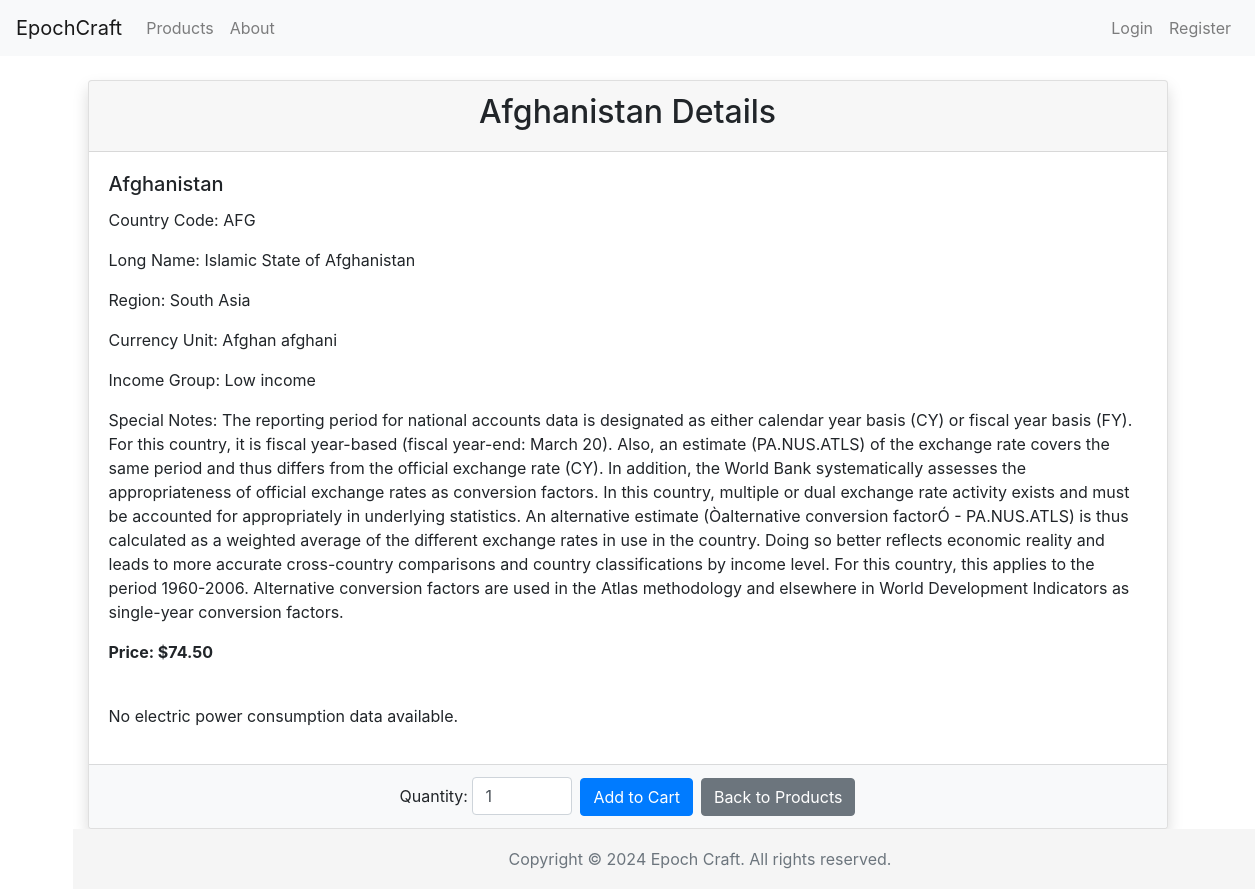
Screenshot of /products/1334/ with the database file from the repository.
### cc_shop/models.py (models this page shows, shortened)
class Product(models.Model):
    country = models.ForeignKey(Country, on_delete=models.CASCADE, related_name='products')
    description = models.TextField()
    price = models.DecimalField(max_digits=10, decimal_places=2)
    type = models.CharField(max_length=50)   # Types could be like "Carbon Offset", "Renewable Energy Credit", etc

class Country(models.Model):
    country_code = models.CharField(max_length=3, primary_key=True)
    country_name = models.CharField(max_length=100)

class CountryMetadata(models.Model):
    country = models.OneToOneField(Country, on_delete=models.CASCADE, primary_key=True, related_name='metadata')
    long_name = models.CharField(max_length=100)
    region = models.CharField(max_length=50, null=True, blank=True)
    currency_unit = models.CharField(max_length=50, null=True, blank=True)
    income_group = models.CharField(max_length=50, null=True, blank=True)
    special_notes = models.TextField(null=True, blank=True)

### cc_shop/views.py (the view)
# urls.py: path('products/<str:product_id>/', views.product_detail, name='product_detail'),
def product_detail(request, product_id):
    product = get_object_or_404(Product, id=product_id)
    electric_consumptions = ElectricConsumption.objects.filter(country=product.country).order_by('year')
    years = [ec.year for ec in electric_consumptions]
    data = [ec.consumption for ec in electric_consumptions]
    context = {
        'product': product,
        'years': years,
        'electric_data': data,
    }
    return render(request, 'product_detail.html', context)

### cc_shop/templates/product_detail.html (shortened to what this page needs)
{% extends "base.html" %}
{% block content %}
<div class="container mt-4">
    <div class="card mb-4 shadow">
        <div class="card-header text-center">
            <h2>{{ product.country.country_name }} Details</h2>
        </div>
        <div class="card-body">
            <h5 class="card-title">{{ product.country.country_name }}</h5>
            <p class="card-text">Country Code: {{ product.country.country_code }}</p>
            <p class="card-text">Long Name: {{ product.country.metadata.long_name }}</p>
            <p class="card-text">Region: {{ product.country.metadata.region }}</p>
            <p class="card-text">Currency Unit: {{ product.country.metadata.currency_unit }}</p>
            <p class="card-text">Income Group: {{ product.country.metadata.income_group }}</p>
            <p class="card-text">Special Notes: {{ product.country.metadata.special_notes }}</p>
            <p class="card-text"><strong>Price: ${{ product.price }}</strong></p>
        </div>
        {% if electric_data %}
        <div class="card-body">
            <h4 class="text-center mb-3">Electric Power Consumption from 1994 to 2014 (kWh per Capita)</h4>
            <canvas id="electricConsumptionChart"></canvas>
        </div>
        <script src="https://cdn.jsdelivr.net/npm/chart.js"></script>
        <script>
            document.addEventListener('DOMContentLoaded', function () {
                var ctx = document.getElementById('electricConsumptionChart').getContext('2d');
                var electricConsumptionChart = new Chart(ctx, {
                    type: 'line',
                    data: {
                        labels: {{ years|safe }},
                        datasets: [{
                            label: 'Electric Power Consumption (kWh per Capita, Yearly)',
                            data: {{ electric_data|safe }},
                            backgroundColor: 'rgba(54, 162, 235, 0.2)',
                            borderColor: 'rgba(54, 162, 235, 1)',
                            borderWidth: 1
                        }]
                    },
                    options: {
                        responsive: true,
                        maintainAspectRatio: true,
                        scales: {
                            y: {
                                title: {
                                    display: true,
                                    text: 'Electric Power Consumption (kWh per Capita)',
                                    font: {
                                        size: 14,
                                        weight: 'bold'
                                    },
                                    padding: 5
                                },
                                beginAtZero: true
                            },
                            x: {
                                title: {
                                    display: true,
                                    text: 'Year',
                                    font: {
                                        size: 14
                                    }
                                }
                            }
                        }
                    }
                });
            });
        </script>
        {% else %}
        <div class="card-body">
            <p>No electric power consumption data available.</p>
        </div>
        {% endif %}
        <div class="card-footer text-center bg-light">
            <form action="{% url 'add_to_cart' product.id %}" method="post" class="d-flex justify-content-center align-items-center">
                <div class="mr-2">
                    <label for="quantity" class="form-label">Quantity:</label>
                    <input type="number" id="quantity" name="quantity" value="1" min="1" class="form-control" style="width: 100px; display: inline-block;">
                </div>
                <button type="submit" class="btn btn-primary mr-2">Add to Cart</button>
                <a href="{% url 'list_products' %}" class="btn btn-secondary">Back to Products</a>
            </form
        </div>
    </div>
</div>
{% endblock %}

### cc_shop/templates/base.html (style rules this page uses)
html { position: relative; min-height: 100%; }
body { margin-bottom: 60px; }

### rows the page displays
Product: country.country_name "Afghanistan", country.country_code "AFG", country.metadata.long_name "Islamic State of Afghanistan", country.metadata.region "South Asia", country.metadata.currency_unit "Afghan afghani", country.metadata.income_group "Low income", country.metadata.special_notes "The reporting period for national accounts data is designated as either calendar year basis (CY) or fiscal year basis (FY). For this country, it is fiscal year-based (fiscal year-end: March 20). Also, an estimate (PA.NUS.ATLS) of the exchange rate covers the same period and thus differs from the official exchange rate (CY). In addition, the World Bank systematically assesses the appropriateness of official exchange rates as conversion factors. In this country, multiple or dual exchange rate activity exists and must be accounted for appropriately in underlying statistics. An alternative estimate (Òalternative conversion factorÓ - PA.NUS.ATLS) is thus calculated as a weighted average of the…", price "74.50"
